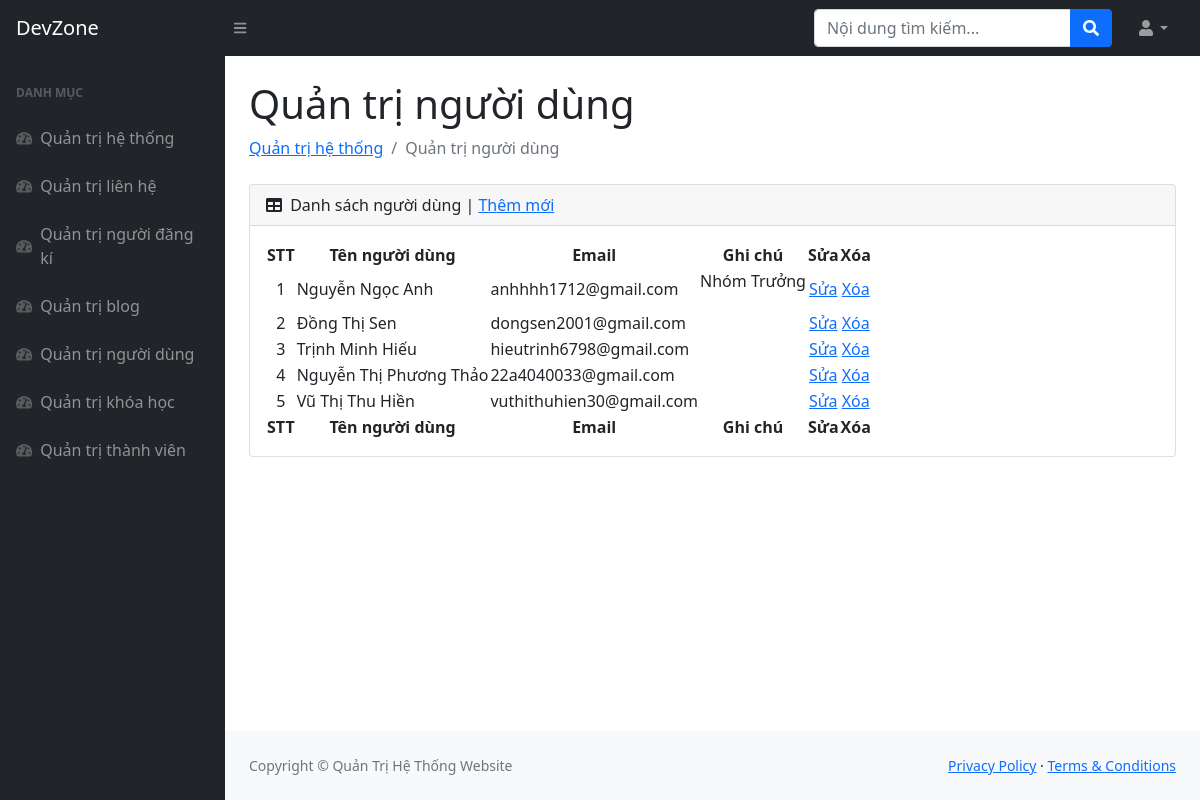
The page /admin/quan_tri_nguoi_dung.php (signed in) on the database its author committed.
### tables this page shows
CREATE TABLE `tbl_nguoi_dung` (
  `id_nguoi_dung` int(10) NOT NULL,
  `ten_nguoi_dung` varchar(50) NOT NULL,
  `email` varchar(50) NOT NULL,
  `mat_khau` varchar(50) NOT NULL,
  `ghi_chu` text DEFAULT NULL
);

### admin/quan_tri_nguoi_dung.php (the view, shortened to what this page needs)
<!DOCTYPE html>
<html lang="en">
    <head>
        <link href="https://cdn.jsdelivr.net/npm/simple-datatables@latest/dist/style.css" rel="stylesheet" />
        <link href="css/styles.css" rel="stylesheet" />
    </head>
    <body class="sb-nav-fixed">
        <nav class="sb-topnav navbar navbar-expand navbar-dark bg-dark">
            <a class="navbar-brand ps-3" href="index.php">DevZone</a>
            <button class="btn btn-link btn-sm order-1 order-lg-0 me-4 me-lg-0" id="sidebarToggle" href="#!"><i class="fas fa-bars"></i></button>
            <form class="d-none d-md-inline-block form-inline ms-auto me-0 me-md-3 my-2 my-md-0">
                <div class="input-group">
                    <input class="form-control" type="text" placeholder="Nội dung tìm kiếm..." aria-label="Nội dung tìm kiếm..." aria-describedby="btnNavbarSearch" />
                    <button class="btn btn-primary" id="btnNavbarSearch" type="button"><i class="fas fa-search"></i></button>
                </div>
            </form>
            <ul class="navbar-nav ms-auto ms-md-0 me-3 me-lg-4">
                <li class="nav-item dropdown">
                    <a class="nav-link dropdown-toggle" id="navbarDropdown" href="#" role="button" data-bs-toggle="dropdown" aria-expanded="false"><i class="fas fa-user fa-fw"></i></a>
                </li>
            </ul>
        </nav>
        <div id="layoutSidenav">
            <div id="layoutSidenav_nav">
                <nav class="sb-sidenav accordion sb-sidenav-dark" id="sidenavAccordion">
                    <div class="sb-sidenav-menu">
                        <div class="nav">
                            <div class="sb-sidenav-menu-heading">Danh mục</div>
                            <a class="nav-link" href="index.php">
                                <div class="sb-nav-link-icon"><i class="fas fa-tachometer-alt"></i></div>
                                Quản trị hệ thống
                            </a>
                            <a class="nav-link" href="quan_tri_lien_he.php">
                                <div class="sb-nav-link-icon"><i class="fas fa-tachometer-alt"></i></div>
                                Quản trị liên hệ
                            </a>
                            <a class="nav-link" href="quan_tri_dang_ki_hoc.php">
                                <div class="sb-nav-link-icon"><i class="fas fa-tachometer-alt"></i></div>
                                Quản trị người đăng kí
                            </a>
                            <a class="nav-link" href="quan_tri_blog.php">
                                <div class="sb-nav-link-icon"><i class="fas fa-tachometer-alt"></i></div>
                                Quản trị blog
                            </a>
                            <a class="nav-link" href="quan_tri_nguoi_dung.php">
                                <div class="sb-nav-link-icon"><i class="fas fa-tachometer-alt"></i></div>
                                Quản trị người dùng
                            </a>
                            <a class="nav-link" href="quan_tri_khoa_hoc.php">
                                <div class="sb-nav-link-icon"><i class="fas fa-tachometer-alt"></i></div>
                                Quản trị khóa học
                            </a>
                            <a class="nav-link" href="quan_tri_thanh_vien.php">
                                <div class="sb-nav-link-icon"><i class="fas fa-tachometer-alt"></i></div>
                                Quản trị thành viên
                            </a>
                        </div>
                    </div>
                </nav>
            </div>
            <div id="layoutSidenav_content">
                <main>
                    <div class="container-fluid px-4">
                        <h1 class="mt-4">Quản trị người dùng</h1>
                        <ol class="breadcrumb mb-4">
                            <li class="breadcrumb-item"><a href="index.php">Quản trị hệ thống</a></li>
                            <li class="breadcrumb-item active">Quản trị người dùng</li>
                        </ol>
                        <div class="card mb-4">
                            <div class="card-header">
                                <i class="fas fa-table me-1"></i>
                                Danh sách người dùng | <a href="nguoi_dung_them_moi.php">Thêm mới</a>
                            </div>
                            <div class="card-body">
                                <table id="datatablesSimple">
                                    <thead>
                                        <tr>
                                            <th style="text-align: center;">STT</th>
                                            <th style="text-align: center;">Tên người dùng</th>
                                            <th style="text-align: center;">Email</th>
                                            <th style="text-align: center;">Ghi chú</th>
                                            <th style="text-align: center;">Sửa</th>
                                            <th style="text-align: center;">Xóa</th>
                                        </tr>
                                    </thead>
                                    <tfoot>
                                        <tr>
                                            <th style="text-align: center;">STT</th>
                                            <th style="text-align: center;">Tên người dùng</th>
                                            <th style="text-align: center;">Email</th>
                                            <th style="text-align: center;">Ghi chú</th>
                                            <th style="text-align: center;">Sửa</th>
                                            <th style="text-align: center;">Xóa</th>
                                        </tr>
                                    </tfoot>
                                    <tbody>
                                    <?php
                                        $ket_noi = mysqli_connect("localhost","root","","devzone.db");
                                        $sql = "
                                                  SELECT *
                                                  FROM tbl_nguoi_dung
                                                  ORDER BY id_nguoi_dung ASC";
                                        $noi_dung_nguoi_dung = mysqli_query($ket_noi, $sql);
                                        $i=0;
                                        while ($row = mysqli_fetch_array($noi_dung_nguoi_dung))
                                        {
                                            $i++;
                                    ;?>
                                        <tr>
                                            <td style="text-align: center;"><?php echo $i;?></td>
                                            <td><?php echo $row["ten_nguoi_dung"];?></td>
                                            <td><?php echo $row["email"];?></td>
                                            <td><?php echo $row["ghi_chu"];?></td>
                                            <td style="text-align: center;"><a href="nguoi_dung_sua.php?id=<?php echo $row["id_nguoi_dung"];?>">Sửa</a></td>
                                            <td style="text-align: center;"><a href="nguoi_dung_xoa.php?id=<?php echo $row["id_nguoi_dung"];?>">Xóa</a></td>
                                        </tr>
                                        <?php
                                        }
                                    ;?>
                                    </tbody>
                                </table>
                            </div>
                        </div>
                    </div>
                </main>
                <footer class="py-4 bg-light mt-auto">
                    <div class="container-fluid px-4">
                        <div class="d-flex align-items-center justify-content-between small">
                            <div class="text-muted">Copyright &copy; Quản Trị Hệ Thống Website</div>
                            <div>
                                <a href="#">Privacy Policy</a>
                                &middot;
                                <a href="#">Terms &amp; Conditions</a>
                            </div>
                        </div>
                    </div>
                </footer>
            </div>
        </div>
    </body>
</html>

### rows shown on the page
tbl_nguoi_dung: ten_nguoi_dung "Nguyễn Ngọc Anh", email "anhhhh1712@gmail.com", ghi_chu "Nhóm Trưởng"
tbl_nguoi_dung: ten_nguoi_dung "Đồng Thị Sen", email "dongsen2001@gmail.com"
tbl_nguoi_dung: ten_nguoi_dung "Trịnh Minh Hiếu", email "hieutrinh6798@gmail.com"
tbl_nguoi_dung: ten_nguoi_dung "Nguyễn Thị Phương Thảo", email "22a4040033@gmail.com"
tbl_nguoi_dung: ten_nguoi_dung "Vũ Thị Thu Hiền", email "vuthithuhien30@gmail.com"
